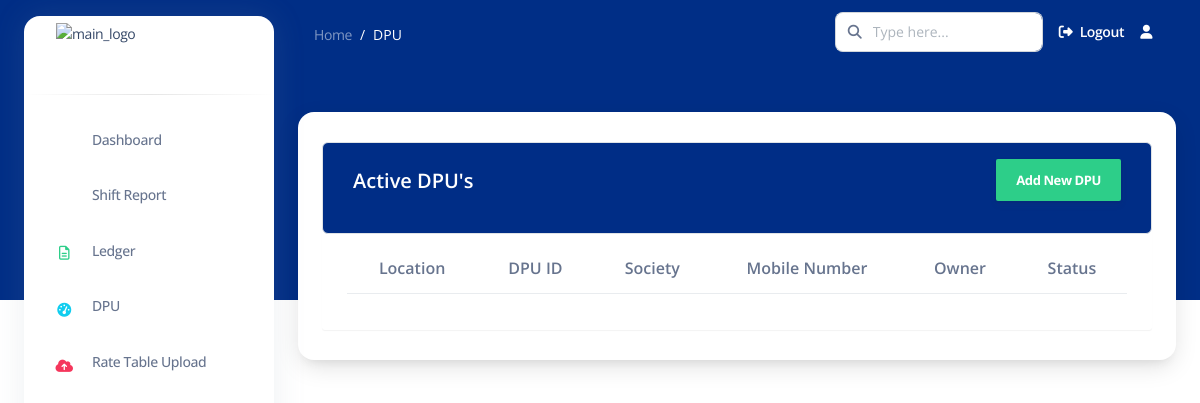
/active_dpu/ (signed in), run on an earlier commit of the app's database.
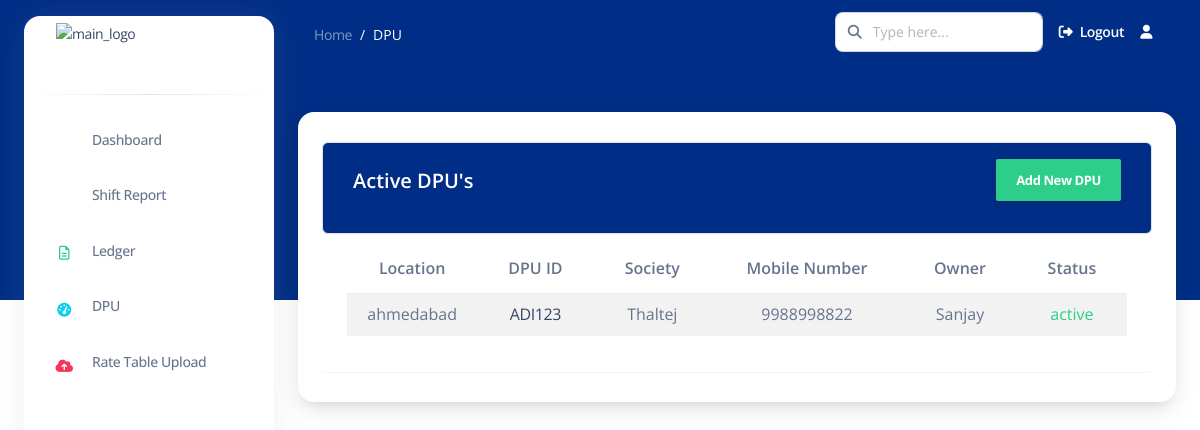
And on a later commit of the database.
### apps/common/models.py (models this page shows, shortened)
class DPU(models.Model):
    user = models.ForeignKey(User, on_delete=models.CASCADE)
    location = models.CharField(max_length=255)
    st_id = models.CharField(max_length=50, unique=True, primary_key=True)  # Renamed from dpu_id to st_id
    society = models.CharField(max_length=255)
    mobile_number = models.CharField(max_length=15)
    owner = models.CharField(max_length=255)
    STATUS_CHOICES = [
        ('active', 'Active'),
        ('deactivated', 'Deactivated'),
    ]
    status = models.CharField(max_length=20, choices=STATUS_CHOICES, default='active')
    date = models.DateTimeField(auto_now_add=True)  # Automatically set on creation

### apps/common/views.py (the view)
# urls.py: path('active_dpu/', active_dpu, name='active_dpu'),
def active_dpu(request):
    active_dpu_list = DPU.objects.filter(user=request.user)
    return render(request, 'common/active_dpu.html', {'active_dpu_list': active_dpu_list})

### templates/common/active_dpu.html (shortened to what this page needs)
{% extends 'base2.html' %}
{% load static %}
{% load crispy_forms_tags %}
{% block content %}
<nav class="navbar navbar-main navbar-expand-lg px-0 mx-4 shadow-none border-radius-xl " id="navbarBlur"
    data-scroll="false">
    <div class="container-fluid py-1 px-3">
        <nav aria-label="breadcrumb">
            <ol class="breadcrumb bg-transparent mb-0 pb-0 pt-1 px-0 me-sm-6 me-5">
                <li class="breadcrumb-item text-sm"><a class="opacity-5 text-white" href="">Home</a>
                </li>
                <li class="breadcrumb-item text-sm text-white active" aria-current="page">DPU</li>
            </ol>
        </nav>
        <div class="collapse navbar-collapse mt-sm-0 mt-2 me-md-0 me-sm-4" id="navbar">
            <div class="ms-md-auto pe-md-3 d-flex align-items-center">
                <div class="input-group">
                    <span class="input-group-text text-body"><i class="fas fa-search" aria-hidden="true"></i></span>
                    <input type="text" class="form-control" placeholder="Type here...">
                </div>
            </div>
            <ul class="navbar-nav  justify-content-end">
                <li class="nav-item d-flex align-items-center">
                    <a href="{% url 'logout' %}" class="nav-link text-white font-weight-bold px-0">
                        <i class="fa fa-sign-out me-sm-1"></i>
                        <span class="d-sm-inline d-none">Logout</span>
                    </a>
                </li>
                <li class="nav-item dropdown pe-2 px-3 d-flex align-items-center">
                    <a href="javascript:;" class="nav-link text-white p-0" id="dropdownMenuButton"
                        data-bs-toggle="dropdown" aria-expanded="false">
                        <i class="fa fa-user cursor-pointer"></i>
                    </a>
                </li>
            </ul>
        </div>
    </div>
</nav>
<div class="container-fluid mt-5">
    <div class="card o-hidden border-0 shadow-lg mt-5">
        <div class="container">
            <div class="table-wrapper table-responsive">
                <div class="table-title border rounded">
                    <div class="row">
                        <div class="col-sm-6">
                            <h5 class="text-white mt-2">Active DPU's</h5>
                        </div>
                        <div class="col-md-6">
                            <a href="{% url 'add_dpu' %}" class="btn btn-success"> <span>Add New DPU</span></a>
                        </div>
                    </div>
                </div>
                <table class="table table-striped table-hover rounded table-responsive">
                    <thead>
                        <tr>
                            <th>Location</th>
                            <th>DPU ID</th>
                            <th>Society</th>
                            <th>Mobile number</th>
                            <th>Owner</th>
                            <th>Status</th>
                        </tr>
                    </thead>
                    {% for dpu in active_dpu_list %}
                    <tbody>
                        <tr class="align-items-center text-align-center rounded">
                            <td>{{ dpu.location }}</td>
                            <td>
                                <a href="{% url 'dpudetails' dpuid=dpu.st_id %}">
                                {{ dpu.st_id }}</a></td>
                            <td>{{ dpu.society }}</td>
                            <td>{{ dpu.mobile_number }}</td>
                            <td>{{ dpu.owner }}</td>
                            <td class="{% if dpu.status == 'active' %}text-success{% else %}text-danger{% endif %}">
                                {{ dpu.status }}
                            </td>
                        </tr>
                    </tbody>
                    {% endfor %}
                </table>
            </div>
        </div>
    </div>
</div>
{% endblock content %}

What changed in the data, as far as the page shows it:
added DPU: location "ahmedabad", st_id "ADI123", society "Thaltej", mobile_number "9988998822", owner "Sanjay", status "active"
